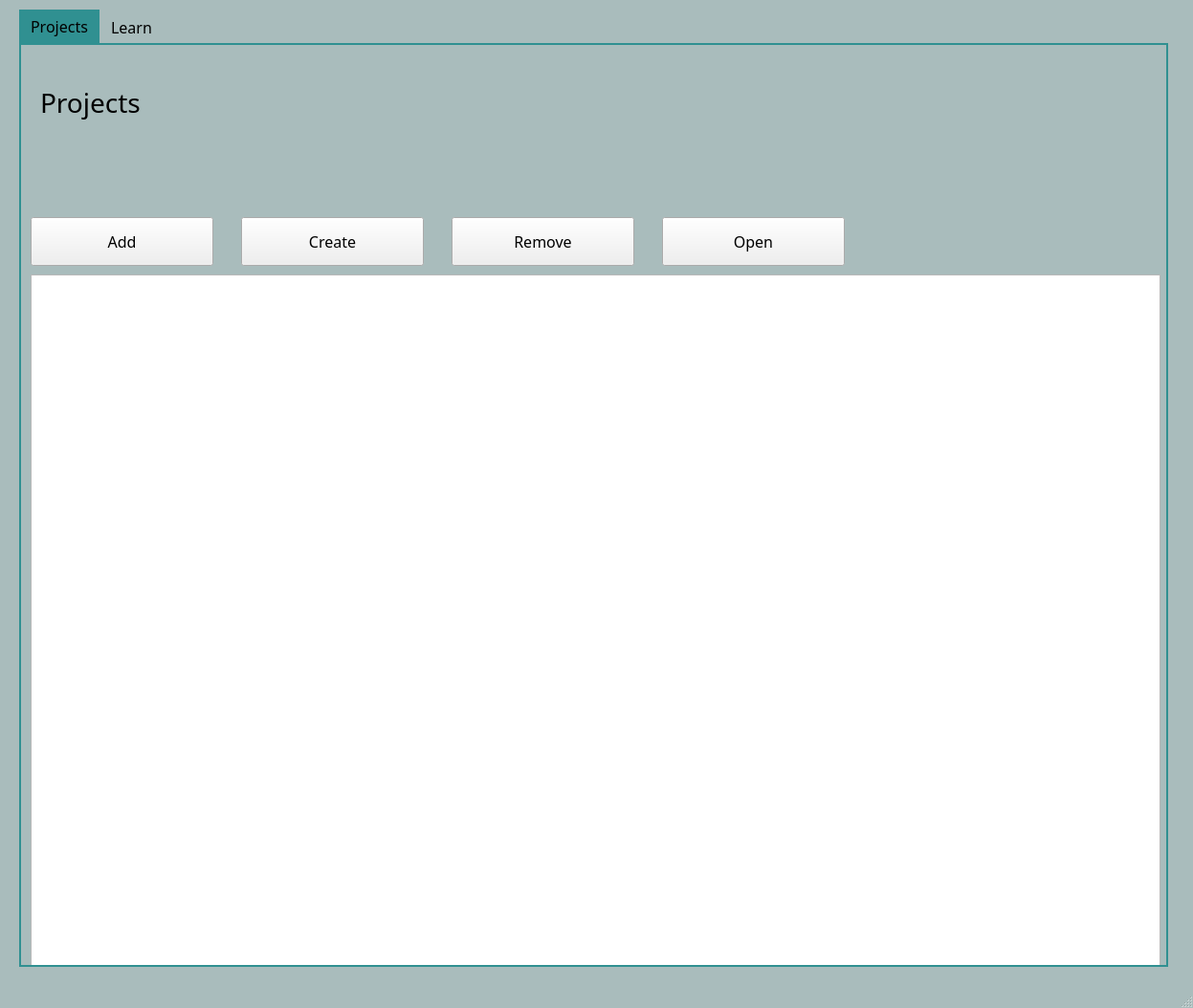
<?xml version="1.0" encoding="UTF-8"?>
<ui version="4.0">
 <class>MainWindow</class>
 <widget class="QMainWindow" name="MainWindow">
  <property name="geometry">
   <rect>
    <x>0</x>
    <y>0</y>
    <width>1247</width>
    <height>1054</height>
   </rect>
  </property>
  <property name="sizePolicy">
   <sizepolicy hsizetype="Expanding" vsizetype="Expanding">
    <horstretch>0</horstretch>
    <verstretch>0</verstretch>
   </sizepolicy>
  </property>
  <property name="palette">
   <palette>
    <active>
     <colorrole role="Base">
      <brush brushstyle="SolidPattern">
       <color alpha="255">
        <red>255</red>
        <green>255</green>
        <blue>255</blue>
       </color>
      </brush>
     </colorrole>
     <colorrole role="Window">
      <brush brushstyle="SolidPattern">
       <color alpha="255">
        <red>169</red>
        <green>188</green>
        <blue>188</blue>
       </color>
      </brush>
     </colorrole>
    </active>
    <inactive>
     <colorrole role="Base">
      <brush brushstyle="SolidPattern">
       <color alpha="255">
        <red>255</red>
        <green>255</green>
        <blue>255</blue>
       </color>
      </brush>
     </colorrole>
     <colorrole role="Window">
      <brush brushstyle="SolidPattern">
       <color alpha="255">
        <red>169</red>
        <green>188</green>
        <blue>188</blue>
       </color>
      </brush>
     </colorrole>
    </inactive>
    <disabled>
     <colorrole role="Base">
      <brush brushstyle="SolidPattern">
       <color alpha="255">
        <red>169</red>
        <green>188</green>
        <blue>188</blue>
       </color>
      </brush>
     </colorrole>
     <colorrole role="Window">
      <brush brushstyle="SolidPattern">
       <color alpha="255">
        <red>169</red>
        <green>188</green>
        <blue>188</blue>
       </color>
      </brush>
     </colorrole>
    </disabled>
   </palette>
  </property>
  <property name="font">
   <font>
    <pointsize>10</pointsize>
   </font>
  </property>
  <property name="windowTitle">
   <string>MainWindow</string>
  </property>
  <property name="windowOpacity">
   <double>1.000000000000000</double>
  </property>
  <property name="styleSheet">
   <string notr="true">QTabWidget::pane
{
    border: 2px solid rgb(48,144,145);
    background-color: transparent;
    color: #000000;
}

QMainWindow::pane
{
	background-color: rgb(102,117,117)
}

QTabBar::tab
{
	background-color: transparent;
	color: #000000
}

QTabBar::tab:selected
{
	background-color: rgb(48,144,145);
	color: #000000
}

QTabBar::tab:hover
{
	background-color: rgb(48,144,145,160);
	color: #000000
}

QTabWidget::tab-bar{
    alignment: center;
}
</string>
  </property>
  <property name="tabShape">
   <enum>QTabWidget::Rounded</enum>
  </property>
  <widget class="QWidget" name="centralwidget">
   <property name="sizePolicy">
    <sizepolicy hsizetype="Expanding" vsizetype="Expanding">
     <horstretch>0</horstretch>
     <verstretch>0</verstretch>
    </sizepolicy>
   </property>
   <widget class="QTabWidget" name="tabWidget">
    <property name="geometry">
     <rect>
      <x>20</x>
      <y>10</y>
      <width>1201</width>
      <height>1001</height>
     </rect>
    </property>
    <property name="font">
     <font>
      <family>OCR A Extended</family>
      <pointsize>12</pointsize>
     </font>
    </property>
    <property name="tabShape">
     <enum>QTabWidget::Rounded</enum>
    </property>
    <property name="currentIndex">
     <number>0</number>
    </property>
    <property name="tabsClosable">
     <bool>false</bool>
    </property>
    <widget class="QWidget" name="tab">
     <attribute name="title">
      <string>Projects</string>
     </attribute>
     <widget class="QLabel" name="label">
      <property name="geometry">
       <rect>
        <x>20</x>
        <y>30</y>
        <width>211</width>
        <height>61</height>
       </rect>
      </property>
      <property name="font">
       <font>
        <family>OCR A Extended</family>
        <pointsize>21</pointsize>
       </font>
      </property>
      <property name="text">
       <string>Projects</string>
      </property>
     </widget>
     <widget class="QLabel" name="back_image">
      <property name="geometry">
       <rect>
        <x>444</x>
        <y>-60</y>
        <width>451</width>
        <height>371</height>
       </rect>
      </property>
      <property name="text">
       <string/>
      </property>
     </widget>
     <widget class="QPushButton" name="pushButton_Open">
      <property name="geometry">
       <rect>
        <x>670</x>
        <y>180</y>
        <width>191</width>
        <height>51</height>
       </rect>
      </property>
      <property name="font">
       <font>
        <family>OCR A Extended</family>
        <pointsize>12</pointsize>
       </font>
      </property>
      <property name="text">
       <string>Open</string>
      </property>
     </widget>
     <widget class="QPushButton" name="pushButton_Remove">
      <property name="geometry">
       <rect>
        <x>450</x>
        <y>180</y>
        <width>191</width>
        <height>51</height>
       </rect>
      </property>
      <property name="font">
       <font>
        <family>OCR A Extended</family>
        <pointsize>12</pointsize>
       </font>
      </property>
      <property name="text">
       <string>Remove</string>
      </property>
     </widget>
     <widget class="QPushButton" name="pushButton_Create">
      <property name="geometry">
       <rect>
        <x>230</x>
        <y>180</y>
        <width>191</width>
        <height>51</height>
       </rect>
      </property>
      <property name="font">
       <font>
        <family>OCR A Extended</family>
        <pointsize>12</pointsize>
       </font>
      </property>
      <property name="text">
       <string>Create</string>
      </property>
     </widget>
     <widget class="QPushButton" name="pushButton_Add">
      <property name="geometry">
       <rect>
        <x>10</x>
        <y>180</y>
        <width>191</width>
        <height>51</height>
       </rect>
      </property>
      <property name="font">
       <font>
        <family>OCR A Extended</family>
        <pointsize>12</pointsize>
       </font>
      </property>
      <property name="text">
       <string>Add</string>
      </property>
     </widget>
     <widget class="QTableWidget" name="tableWidget">
      <property name="geometry">
       <rect>
        <x>10</x>
        <y>240</y>
        <width>1181</width>
        <height>731</height>
       </rect>
      </property>
      <property name="font">
       <font>
        <family>OCR A Extended</family>
        <pointsize>11</pointsize>
       </font>
      </property>
     </widget>
    </widget>
    <widget class="QWidget" name="tab_2">
     <attribute name="title">
      <string>Learn</string>
     </attribute>
     <widget class="QTextBrowser" name="textBrowser">
      <property name="geometry">
       <rect>
        <x>0</x>
        <y>0</y>
        <width>1201</width>
        <height>981</height>
       </rect>
      </property>
     </widget>
    </widget>
   </widget>
  </widget>
  <widget class="QMenuBar" name="menubar">
   <property name="geometry">
    <rect>
     <x>0</x>
     <y>0</y>
     <width>1247</width>
     <height>18</height>
    </rect>
   </property>
  </widget>
  <widget class="QStatusBar" name="statusbar"/>
 </widget>
 <resources/>
 <connections/>
</ui>
